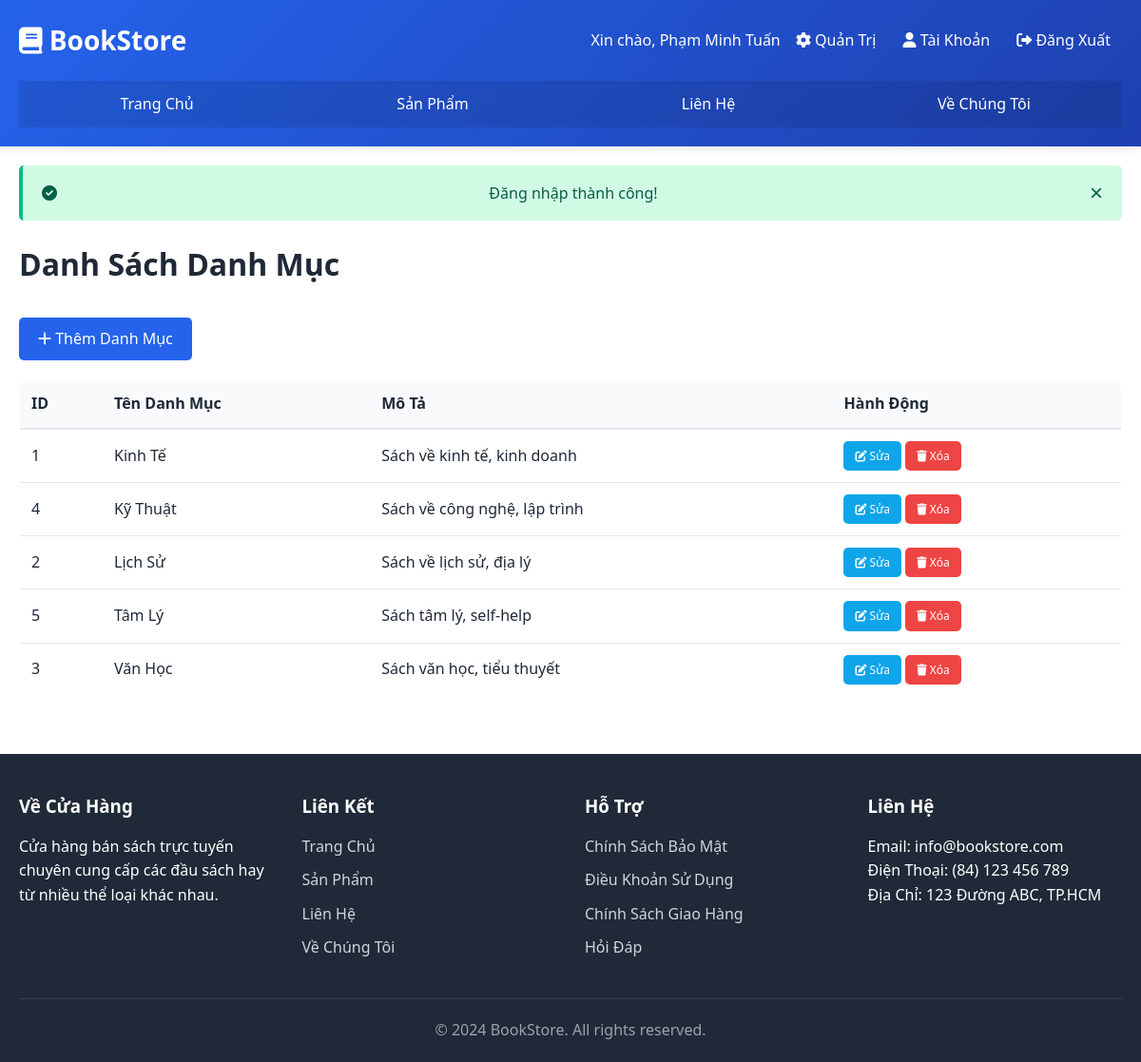
Page /?page=admin_categories (signed in) on the committed database.
### tables this page shows
CREATE TABLE `categories` (
  `id` INT PRIMARY KEY AUTO_INCREMENT,
  `name` VARCHAR(100) NOT NULL UNIQUE,
  `description` TEXT,
  `created_at` TIMESTAMP DEFAULT CURRENT_TIMESTAMP,
  `updated_at` TIMESTAMP DEFAULT CURRENT_TIMESTAMP ON UPDATE CURRENT_TIMESTAMP
);

### app/Controllers/AdminController.php (called while the page is built, shortened)
<?php
class AdminController {
    private $categoryModel;
    public function __construct($bookModel, $categoryModel, $userModel, $orderModel) {
        $this->categoryModel = $categoryModel;
    }
    public function listCategories() {
        $categories = $this->categoryModel->getAll();
        include 'app/Views/admin/categories/list.php';
    }
}

### app/Models/Category.php (called while the page is built, shortened)
<?php
class Category {
    private $pdo;
    private $table = 'categories';
    public function __construct($pdo) {
        $this->pdo = $pdo;
    }
    public function getAll() {
        $sql = "SELECT * FROM {$this->table} ORDER BY name ASC";
        $stmt = $this->pdo->prepare($sql);
        $stmt->execute();
        return $stmt->fetchAll(PDO::FETCH_ASSOC);
    }
}

### app/Views/admin/categories/list.php (the view, shortened to what this page needs)
<?php $pageTitle = 'Quản Lý Danh Mục'; include 'app/Views/layouts/header.php';
?>
<main class="container admin-page">
    <h1>Danh Sách Danh Mục</h1>
    <div class="admin-actions">
        <a href="?page=admin_add_category" class="btn btn-primary"><i class="fas fa-plus"></i> Thêm Danh Mục</a>
    </div>
    <table class="admin-table">
        <thead>
            <tr>
                <th>ID</th>
                <th>Tên Danh Mục</th>
                <th>Mô Tả</th>
                <th>Hành Động</th>
            </tr>
        </thead>
        <tbody>
            <?php foreach ($categories as $cat): ?>
                <tr>
                    <td><?php echo $cat['id']; ?></td>
                    <td><?php echo htmlspecialchars($cat['name']); ?></td>
                    <td><?php echo htmlspecialchars($cat['description']); ?></td>
                    <td>
                        <a href="?page=admin_edit_category&id=<?php echo $cat['id']; ?>" class="btn btn-small btn-info"><i class="fas fa-edit"></i> Sửa</a>
                        <a href="?page=delete_category&id=<?php echo $cat['id']; ?>" class="btn btn-small btn-danger" onclick="return confirm('Xác nhận xóa?');"><i class="fas fa-trash"></i> Xóa</a>
                    </td>
                </tr>
            <?php endforeach; ?>
        </tbody>
    </table>
</main>
<?php include 'app/Views/layouts/footer.php'; ?>

### public/css/style.css (style rules this page uses)
:root { --primary-color: #2563eb; --secondary-color: #10b981; --danger-color: #ef4444; --warning-color: #f59e0b; --info-color: #0ea5e9; --light-bg: #f9fafb; --text-dark: #1f2937; --text-light: #6b7280; --border-color: #e5e7eb; }
* { margin: 0; padding: 0; box-sizing: border-box; }
html, body { height: 100%; }
body { font-family: 'Segoe UI', Tahoma, Geneva, Verdana, sans-serif; background-color: #ffffff; color: var(--text-dark); line-height: 1.6; }
.container { max-width: 1200px; margin: 0 auto; padding: 0 20px; }
.btn { display: inline-block; padding: 10px 20px; border: none; border-radius: 5px; cursor: pointer; text-decoration: none; font-weight: 500; transition: all 0.3s ease; text-align: center; }
.btn-primary { background-color: var(--primary-color); color: white; }
.btn-danger { background-color: var(--danger-color); color: white; }
.btn-info { background-color: var(--info-color); color: white; }
.btn-small { padding: 6px 12px; font-size: 12px; }
.cart-table, .admin-table, .items-table, .orders-table { width: 100%; border-collapse: collapse; background: white; border: 1px solid var(--border-color); border-radius: 10px; overflow: hidden; margin-bottom: 20px; }
.cart-table thead, .admin-table thead, .items-table thead, .orders-table thead { background-color: var(--light-bg); font-weight: 600; }
.cart-table th, .admin-table th, .items-table th, .orders-table th { padding: 12px; text-align: left; border-bottom: 2px solid var(--border-color); }
.cart-table td, .admin-table td, .items-table td, .orders-table td { padding: 12px; border-bottom: 1px solid var(--border-color); }
.admin-page { background: white; }
.admin-page h1 { margin-bottom: 30px; }
.admin-actions { margin-bottom: 20px; }

### rows in the picture
categories: id "1", name "Kinh Tế", description "Sách về kinh tế, kinh doanh"
categories: id "4", name "Kỹ Thuật", description "Sách về công nghệ, lập trình"
categories: id "2", name "Lịch Sử", description "Sách về lịch sử, địa lý"
categories: id "5", name "Tâm Lý", description "Sách tâm lý, self-help"
categories: id "3", name "Văn Học", description "Sách văn học, tiểu thuyết"

### other values in the picture
$_SESSION['fullname'] "Phạm Minh Tuấn"
$_SESSION['success'] "Đăng nhập thành công!"
